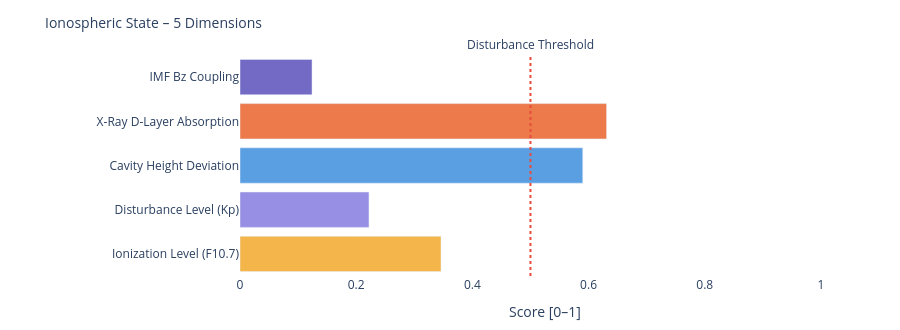

The notebook cell saved with this chart:
### Markdown cell above
---
### 📐 Systemic Insight: Geometric Cavity vs. Real Schumann Resonance

**Relevant for:** Layer 6 = delta analysis &nbsp;|&nbsp; Layer 7 = feature vector / system interpretation

A cavity height change from 80 km to 70 km shifts the **idealized geometric frequencies** only minimally:

| Modus | Aktuell | Referenz | Δ |
|-------|---------|----------|---|
| SR-1 | 10.4762 Hz | 10.4599 Hz | +16 mHz |
| SR-2 | 18.1452 Hz | 18.1171 Hz | +28 mHz |
| SR-3 | 25.6612 Hz | 25.6215 Hz | +40 mHz |
| SR-4 | 33.1285 Hz | 33.0772 Hz | +51 mHz |

The geometric effect is limited because 10 km is very small compared to Earth's radius (~6371 km).

**Consequence:** Real Schumann deviations are likely driven more strongly by **conductivity, damping, day/night structure, lightning distribution and source geometry** than by pure cavity height.

---

**Layer 6 compares:**
```
geometric Δ from Layer 4  vs.  observed Δ from real Schumann measurement data
```

**Layer 7 Feature:**
```
If real Δ >> geometric Δ  →  non-geometric factors dominant
```

### Code cell
# ============================================================
# IONOSPHERIC STATE – Summary gauge
# Five dimensions: ionization, disturbance, cavity height, X-Ray, Bz coupling
# ============================================================

def norm(v, lo, hi):
    if v is None: return None
    return round(max(0.0, min(1.0, (v - lo) / (hi - lo))), 3)

# Ionization level (F10.7 → F2-Layer)
ioniz = norm(f107_val, 60, 250)

# Disturbance level (Kp → E/F-Layer irregularities)
disturb = norm(kp_val, 0, 9)

# Cavity height deviation from reference (80 km)
h_dev = norm(abs(h_eff - 80), 0, 20)

# X-Ray ionization (D-Layer absorption)
xray_ioniz = None
if xray_now is not None:
    xray_ioniz = norm(math.log10(max(xray_now, 1e-9)) + 9, 0, 5)

# Bz coupling (southward Bz → stronger magnetosphere-ionosphere coupling)
bz_coupling = norm(-(bz_now or 0), -5, 30) if bz_now is not None else None

dims = [
    ('Ionization Level (F10.7)',    ioniz,      '#F2A623'),
    ('Disturbance Level (Kp)',      disturb,    '#7F77DD'),
    ('Cavity Height Deviation',     h_dev,      '#378ADD'),
    ('X-Ray D-Layer Absorption',    xray_ioniz, '#E85D24'),
    ('IMF Bz Coupling',             bz_coupling,'#534AB7'),
]

fig = go.Figure()
for name, val, col in dims:
    if val is not None:
        h = int(val * 20)
        bar = '█' * h + '░' * (20 - h)
        label = f'{name}:  {bar}  {val:.3f}'
    else:
        label = f'{name}:  {"─" * 20}  n/a'
    fig.add_trace(go.Bar(
        x=[val if val is not None else 0],
        y=[name],
        orientation='h',
        marker_color=col, opacity=0.82,
        showlegend=False
    ))

fig.add_vline(x=0.5, line_dash='dot', line_color='#e74c3c',
              annotation_text='Disturbance Threshold', annotation_position='top')
fig.update_layout(
    title=dict(text='Ionospheric State – 5 Dimensions', font=dict(size=14)),
    xaxis=dict(title='Score [0–1]', range=[0, 1.05]),
    height=330, plot_bgcolor='rgba(0,0,0,0)', paper_bgcolor='rgba(0,0,0,0)',
    margin=dict(l=240, r=50, t=55, b=40)
)
fig.show()

print(f'\nIonospheric state:')
for name, val, _ in dims:
    print(f'  {name:<35} {val:.3f}' if val is not None else f'  {name:<35} n/a')

### Figure 1 — Plotly figure (JSON) as saved in the notebook; plotly's stock layout.template omitted (floating-point values rounded to 4 significant figures)
{"data": [{"marker": {"color": "#F2A623"}, "opacity": 0.82, "orientation": "h", "showlegend": false, "type": "bar", "x": [0.346], "y": ["Ionization Level (F10.7)"]}, {"marker": {"color": "#7F77DD"}, "opacity": 0.82, "orientation": "h", "showlegend": false, "type": "bar", "x": [0.222], "y": ["Disturbance Level (Kp)"]}, {"marker": {"color": "#378ADD"}, "opacity": 0.82, "orientation": "h", "showlegend": false, "type": "bar", "x": [0.59], "y": ["Cavity Height Deviation"]}, {"marker": {"color": "#E85D24"}, "opacity": 0.82, "orientation": "h", "showlegend": false, "type": "bar", "x": [0.631], "y": ["X-Ray D-Layer Absorption"]}, {"marker": {"color": "#534AB7"}, "opacity": 0.82, "orientation": "h", "showlegend": false, "type": "bar", "x": [0.124], "y": ["IMF Bz Coupling"]}], "layout": {"annotations": [{"showarrow": false, "text": "Disturbance Threshold", "x": 0.5, "xanchor": "center", "xref": "x", "y": 1, "yanchor": "bottom", "yref": "y domain"}], "height": 330, "margin": {"b": 40, "l": 240, "r": 50, "t": 55}, "paper_bgcolor": "rgba(0,0,0,0)", "plot_bgcolor": "rgba(0,0,0,0)", "shapes": [{"line": {"color": "#e74c3c", "dash": "dot"}, "type": "line", "x0": 0.5, "x1": 0.5, "xref": "x", "y0": 0, "y1": 1, "yref": "y domain"}], "title": {"font": {"size": 14}, "text": "Ionospheric State – 5 Dimensions"}, "xaxis": {"range": [0, 1.05], "title": {"text": "Score [0–1]"}}}}
